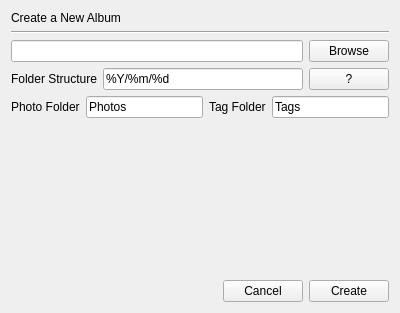
<?xml version="1.0" encoding="UTF-8"?>
<ui version="4.0">
 <class>Form</class>
 <widget class="QWidget" name="Form">
  <property name="geometry">
   <rect>
    <x>0</x>
    <y>0</y>
    <width>400</width>
    <height>313</height>
   </rect>
  </property>
  <property name="windowTitle">
   <string>Form</string>
  </property>
  <layout class="QVBoxLayout" name="verticalLayout">
   <item>
    <widget class="QLabel" name="label">
     <property name="text">
      <string>Create a New Album</string>
     </property>
    </widget>
   </item>
   <item>
    <widget class="Line" name="line">
     <property name="orientation">
      <enum>Qt::Horizontal</enum>
     </property>
    </widget>
   </item>
   <item>
    <layout class="QHBoxLayout" name="horizontalLayout">
     <item>
      <widget class="QLineEdit" name="textBrowse"/>
     </item>
     <item>
      <widget class="QPushButton" name="buttonBrowse">
       <property name="text">
        <string>Browse</string>
       </property>
      </widget>
     </item>
    </layout>
   </item>
   <item>
    <layout class="QHBoxLayout" name="horizontalLayout_2">
     <item>
      <widget class="QLabel" name="label_2">
       <property name="text">
        <string>Folder Structure</string>
       </property>
      </widget>
     </item>
     <item>
      <widget class="QLineEdit" name="textStructure">
       <property name="text">
        <string>%Y/%m/%d</string>
       </property>
      </widget>
     </item>
     <item>
      <widget class="QPushButton" name="buttonHelp">
       <property name="text">
        <string>?</string>
       </property>
      </widget>
     </item>
    </layout>
   </item>
   <item>
    <layout class="QHBoxLayout" name="horizontalLayout_3">
     <item>
      <widget class="QLabel" name="label_4">
       <property name="text">
        <string>Photo Folder</string>
       </property>
      </widget>
     </item>
     <item>
      <widget class="QLineEdit" name="textPhotos">
       <property name="text">
        <string>Photos</string>
       </property>
      </widget>
     </item>
     <item>
      <widget class="QLabel" name="label_3">
       <property name="text">
        <string>Tag Folder</string>
       </property>
      </widget>
     </item>
     <item>
      <widget class="QLineEdit" name="textTags">
       <property name="text">
        <string>Tags</string>
       </property>
      </widget>
     </item>
    </layout>
   </item>
   <item>
    <spacer name="verticalSpacer">
     <property name="orientation">
      <enum>Qt::Vertical</enum>
     </property>
     <property name="sizeHint" stdset="0">
      <size>
       <width>20</width>
       <height>40</height>
      </size>
     </property>
    </spacer>
   </item>
   <item>
    <layout class="QHBoxLayout" name="horizontalLayout_4">
     <item>
      <spacer name="horizontalSpacer">
       <property name="orientation">
        <enum>Qt::Horizontal</enum>
       </property>
       <property name="sizeHint" stdset="0">
        <size>
         <width>40</width>
         <height>20</height>
        </size>
       </property>
      </spacer>
     </item>
     <item>
      <widget class="QPushButton" name="buttonCancel">
       <property name="text">
        <string>Cancel</string>
       </property>
      </widget>
     </item>
     <item>
      <widget class="QPushButton" name="buttonCreate">
       <property name="text">
        <string>Create</string>
       </property>
      </widget>
     </item>
    </layout>
   </item>
  </layout>
 </widget>
 <resources/>
 <connections>
  <connection>
   <sender>buttonCancel</sender>
   <signal>clicked()</signal>
   <receiver>Form</receiver>
   <slot>close()</slot>
   <hints>
    <hint type="sourcelabel">
     <x>256</x>
     <y>276</y>
    </hint>
    <hint type="destinationlabel">
     <x>199</x>
     <y>149</y>
    </hint>
   </hints>
  </connection>
 </connections>
</ui>
